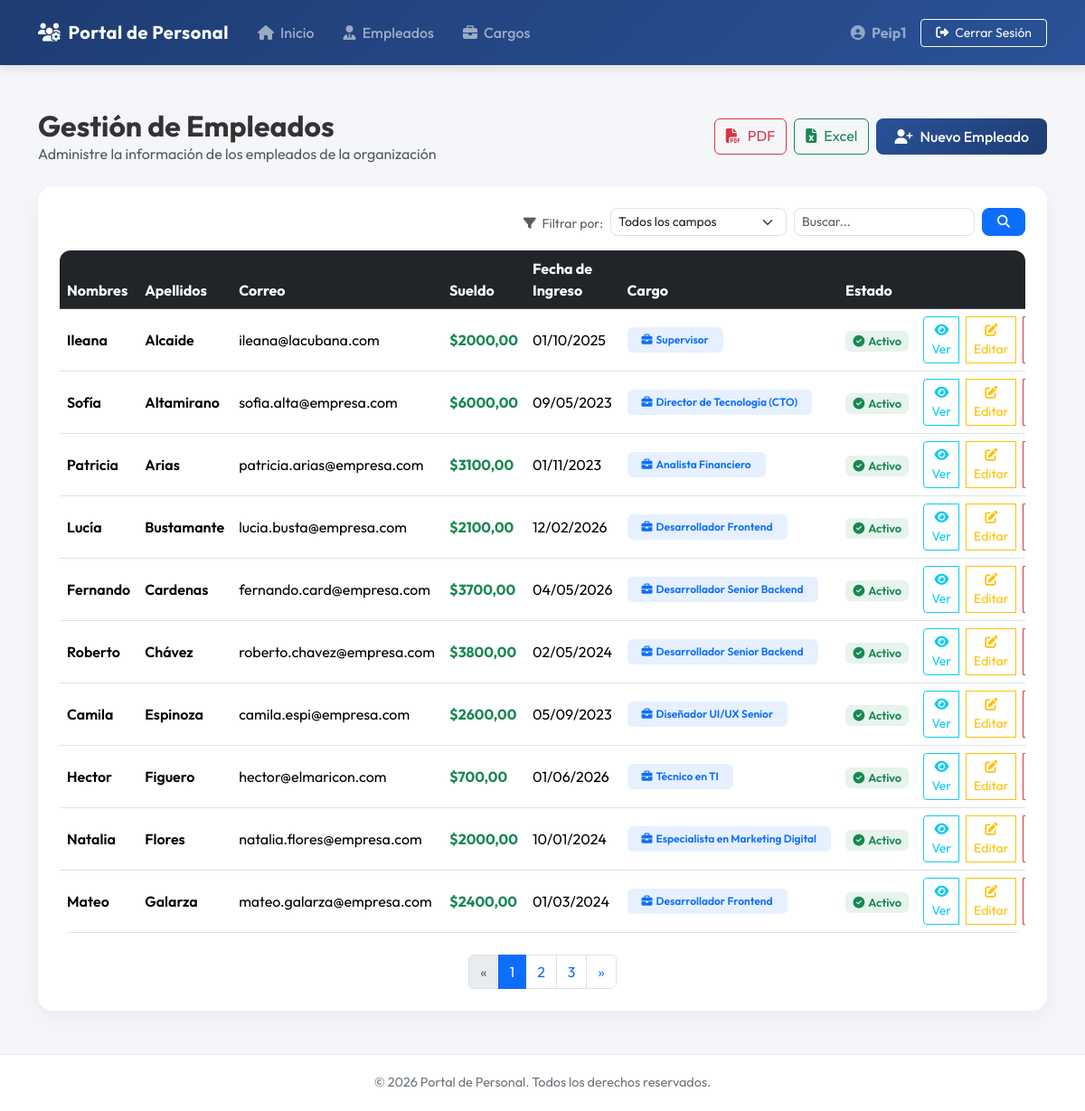
The page /empleados/ (signed in) on the database its author committed.
### employees/models.py (models this page shows, shortened)
class Employee(models.Model):
    first_name = models.CharField(max_length=100, verbose_name="Nombres")
    last_name = models.CharField(max_length=100, verbose_name="Apellidos")
    email = models.EmailField(verbose_name="Correo")
    salary = models.DecimalField(max_digits=10, decimal_places=2, verbose_name="Sueldo")
    hire_date = models.DateField(verbose_name="Fecha de Ingreso")
    position = models.ForeignKey(Position, on_delete=models.CASCADE, verbose_name="Cargo")
    is_active = models.BooleanField(default=True, verbose_name="Estado Activo")
    class Meta:
        verbose_name = "Empleado"
        verbose_name_plural = "Empleados"

class Position(models.Model):
    name = models.CharField(max_length=100, verbose_name="Nombre")
    description = models.CharField(max_length=200, blank=True, null=True, verbose_name="Descripción")
    max_salary = models.DecimalField(max_digits=10, decimal_places=2, null=True, blank=True, verbose_name="Salario Máximo")
    class Meta:
        verbose_name = "Cargo"
        verbose_name_plural = "Cargos"

### employees/views.py (the view)
# urls.py: path('empleados/', views.employee_list, name='employee_list'),
@login_required
def employee_list(request):
    if get_view_mode(request) == 'cbv':
        return EmployeeListCBV.as_view()(request)
    return employee_list_fbv(request)

### employees/views.py (called while the page is built, shortened)
@login_required
def employee_list_fbv(request):
    employees = Employee.objects.select_related('position').all().order_by('last_name')
    q = request.GET.get('q')
    field = request.GET.get('field')
    paginator = Paginator(employees, 10)
    page_number = request.GET.get('page')
    page_obj = paginator.get_page(page_number)
    return render(request, 'employees/employee_list.html', {'employees': page_obj, 'page_obj': page_obj})

def get_view_mode(request):
    return request.session.get('view_mode', 'fbv')

### employees/templates/employees/employee_list.html (shortened to what this page needs)
{% extends 'employees/base.html' %}
{% block content %}
<div class="d-flex justify-content-between align-items-center mb-4">
    <div>
        <h2 class="fw-bold mb-0">Gestión de Empleados</h2>
        <p class="text-muted mb-0">Administre la información de los empleados de la organización</p>
    </div>
    <div class="d-flex gap-2">
        <a href="{% url 'employee_report_pdf' %}" class="btn btn-outline-danger">
            <i class="fa-solid fa-file-pdf me-2"></i>PDF
        </a>
        <a href="{% url 'employee_report_excel' %}" class="btn btn-outline-success">
            <i class="fa-solid fa-file-excel me-2"></i>Excel
        </a>
        <a href="{% url 'employee_create' %}" class="btn btn-premium">
            <i class="fa-solid fa-user-plus me-2"></i>Nuevo Empleado
        </a>
    </div>
</div>
<div class="card p-4">
    <form method="get" class="row g-2 justify-content-end mb-3 align-items-center">
        <div class="col-auto">
            <span class="text-muted small"><i class="fa-solid fa-filter me-1"></i> Filtrar por:</span>
        </div>
        <div class="col-auto">
            <select name="field" class="form-select form-select-sm" style="border-radius: 8px;">
                <option value="all" {% if request.GET.field == 'all' or not request.GET.field %}selected{% endif %}>Todos los campos</option>
            </select>
        </div>
        <div class="col-auto">
            <input type="text" name="q" value="{{ request.GET.q|default:'' }}" class="form-control form-control-sm" placeholder="Buscar..." style="border-radius: 8px; width: 200px;">
        </div>
        <div class="col-auto">
            <button type="submit" class="btn btn-sm btn-primary px-3" style="border-radius: 8px;">
                <i class="fa-solid fa-magnifying-glass"></i>
            </button>
        </div>
    </form>
    <div class="table-responsive">
        <table class="table align-middle table-hover mb-0">
            <thead class="table-dark">
                <tr>
                    <th scope="col">Nombres</th>
                    <th scope="col">Apellidos</th>
                    <th scope="col">Correo</th>
                    <th scope="col">Sueldo</th>
                    <th scope="col">Fecha de Ingreso</th>
                    <th scope="col">Cargo</th>
                    <th scope="col">Estado</th>
                    <th scope="col" class="text-end">Acciones</th>
                </tr>
            </thead>
            <tbody>
                {% for employee in employees %}
                <tr>
                    <td class="fw-semibold">{{ employee.first_name }}</td>
                    <td class="fw-semibold">{{ employee.last_name }}</td>
                    <td>{{ employee.email }}</td>
                    <td class="text-success fw-bold">${{ employee.salary }}</td>
                    <td>{{ employee.hire_date|date:"d/m/Y" }}</td>
                    <td>
                        <span class="badge bg-primary bg-opacity-10 text-primary px-3 py-2 fw-semibold">
                            <i class="fa-solid fa-briefcase me-1"></i>{{ employee.position.name }}
                        </span>
                    </td>
                    <td>
                        {% if employee.is_active %}
                            <span class="badge bg-success bg-opacity-10 text-success px-2.5 py-1.5 fw-semibold" style="font-size: 0.8rem;">
                                <i class="fa-solid fa-circle-check me-1"></i>Activo
                            </span>
                        {% else %}
                            <span class="badge bg-danger bg-opacity-10 text-danger px-2.5 py-1.5 fw-semibold" style="font-size: 0.8rem;">
                                <i class="fa-solid fa-circle-xmark me-1"></i>Inactivo
                            </span>
                        {% endif %}
                    </td>
                    <td class="text-end">
                        <div class="btn-group" role="group">
                            <a href="{% url 'employee_detail' employee.pk %}" class="btn btn-sm btn-outline-info me-2" title="Ver">
                                <i class="fa-solid fa-eye"></i> Ver
                            </a>
                            <a href="{% url 'employee_edit' employee.pk %}" class="btn btn-sm btn-outline-warning me-2" title="Editar">
                                <i class="fa-solid fa-pen-to-square"></i> Editar
                            </a>
                            <a href="{% url 'employee_delete' employee.pk %}" class="btn btn-sm btn-outline-danger" title="Eliminar">
                            </a>
                        </div>
                    </td>
                </tr>
                {% endfor %}
            </tbody>
        </table>
    </div>
    {% if page_obj.has_other_pages %}
    <nav aria-label="Navegación de páginas" class="mt-4">
        <ul class="pagination justify-content-center mb-0">
            {% if page_obj.has_previous %}
                <li class="page-item">
                    <a class="page-link shadow-none" href="?page={{ page_obj.previous_page_number }}{% if request.GET.q %}&q={{ request.GET.q }}{% endif %}{% if request.GET.field %}&field={{ request.GET.field }}{% endif %}" aria-label="Anterior">
                        <span aria-hidden="true">&laquo;</span>
                    </a>
                </li>
            {% else %}
                <li class="page-item disabled">
                    <span class="page-link">&laquo;</span>
                </li>
            {% endif %}
            {% for num in page_obj.paginator.page_range %}
                {% if page_obj.number == num %}
                    <li class="page-item active"><span class="page-link bg-primary border-primary">{{ num }}</span></li>
                {% elif num > page_obj.number|add:'-3' and num < page_obj.number|add:'3' %}
                    <li class="page-item">
                        <a class="page-link shadow-none" href="?page={{ num }}{% if request.GET.q %}&q={{ request.GET.q }}{% endif %}{% if request.GET.field %}&field={{ request.GET.field }}{% endif %}">{{ num }}</a>
                    </li>
                {% endif %}
            {% endfor %}
            {% if page_obj.has_next %}
                <li class="page-item">
                    <a class="page-link shadow-none" href="?page={{ page_obj.next_page_number }}" aria-label="Siguiente">
                        <span aria-hidden="true">&raquo;</span>
                    </a>
                </li>
            {% else %}
                <li class="page-item disabled">
                    <span class="page-link">&raquo;</span>
                </li>
            {% endif %}
        </ul>
    </nav>
    {% endif %}
</div>
{% endblock %}

### employees/templates/employees/base.html (shortened to what this page needs)
{% load static %}
<!DOCTYPE html>
<html lang="es">
<head>
    <link href="https://cdn.jsdelivr.net/npm/bootstrap@5.3.2/dist/css/bootstrap.min.css" rel="stylesheet">
    <link href="https://cdnjs.cloudflare.com/ajax/libs/font-awesome/6.4.2/css/all.min.css" rel="stylesheet">
    <link href="{% static 'css/styles.css' %}" rel="stylesheet">
</head>
<body>
    <nav class="navbar navbar-expand-lg navbar-dark py-3">
        <div class="container">
            <a class="navbar-brand" href="{% if user.is_authenticated %}{% url 'home' %}{% else %}#{% endif %}">
                <i class="fa-solid fa-users-gear me-2"></i>Portal de Personal
            </a>
            <div class="collapse navbar-collapse" id="navbarNav">
                {% if user.is_authenticated %}
                <ul class="navbar-nav me-auto">
                    <li class="nav-item">
                        <a class="nav-link px-3" href="{% url 'home' %}">
                            <i class="fa-solid fa-house me-1"></i> Inicio
                        </a>
                    </li>
                    <li class="nav-item">
                        <a class="nav-link px-3" href="{% url 'employee_list' %}">
                            <i class="fa-solid fa-user-tie me-1"></i> Empleados
                        </a>
                    </li>
                    <li class="nav-item">
                        <a class="nav-link px-3" href="{% url 'position_list' %}">
                            <i class="fa-solid fa-briefcase me-1"></i> Cargos
                        </a>
                    </li>
                </ul>
                <ul class="navbar-nav ms-auto align-items-center">
                    <li class="nav-item me-3 text-white-50">
                        <i class="fa-solid fa-user-circle me-1"></i> <strong>{{ user.username }}</strong>
                    </li>
                    <li class="nav-item">
                        <a class="btn btn-sm btn-outline-light px-3 py-1.5" href="{% url 'logout' %}">
                            <i class="fa-solid fa-right-from-bracket me-1"></i> Cerrar Sesión
                        </a>
                    </li>
                </ul>
                {% endif %}
            </div>
        </div>
    </nav>
    <div class="container my-5 fade-in">
        {% block content %}{% endblock %}
    </div>
    <footer class="footer text-center">
        <div class="container">
            <p class="mb-0">© 2026 Portal de Personal. Todos los derechos reservados.</p>
        </div>
    </footer>
</body>
</html>

### templates/css/styles.css (style rules this page uses)
body { font-family: 'Outfit', sans-serif; background-color: #f4f6f9; color: #333333; min-height: 100vh; display: flex; flex-direction: column; }
.navbar { background: linear-gradient(135deg, #1e3c72 0%, #2a5298 100%); box-shadow: 0 4px 12px rgba(0,0,0,0.1); }
.navbar-brand { font-weight: 700; letter-spacing: 0.5px; }
.nav-link { font-weight: 500; transition: all 0.2s ease-in-out; }
.card { border: none; border-radius: 16px; box-shadow: 0 8px 24px rgba(0,0,0,0.05); transition: all 0.3s ease; }
.btn-premium { background: linear-gradient(135deg, #2a5298 0%, #1e3c72 100%); color: #ffffff; border: none; border-radius: 8px; font-weight: 500; padding: 8px 20px; transition: all 0.2s ease; }
.footer { margin-top: auto; background-color: #ffffff; border-top: 1px solid #e9ecef; padding: 20px 0; font-size: 0.9rem; color: #6c757d; }
.table-responsive { border-radius: 12px; overflow: hidden; }
.fade-in { animation: fadeIn 0.4s ease-out; }

### rows shown on the page
Employee: first_name "Ileana", last_name "Alcaide", email "ileana@lacubana.com", salary "2000,00", hire_date "01/10/2025", position.name "Supervisor", is_active True (drawn)
Employee: first_name "Sofía", last_name "Altamirano", email "sofia.alta@empresa.com", salary "6000,00", hire_date "09/05/2023", position.name "Director de Tecnología (CTO)", is_active True (drawn)
Employee: first_name "Patricia", last_name "Arias", email "patricia.arias@empresa.com", salary "3100,00", hire_date "01/11/2023", position.name "Analista Financiero", is_active True (drawn)
Employee: first_name "Lucía", last_name "Bustamante", email "lucia.busta@empresa.com", salary "2100,00", hire_date "12/02/2026", position.name "Desarrollador Frontend", is_active True (drawn)
Employee: first_name "Fernando", last_name "Cardenas", email "fernando.card@empresa.com", salary "3700,00", hire_date "04/05/2026", position.name "Desarrollador Senior Backend", is_active True (drawn)
Employee: first_name "Roberto", last_name "Chávez", email "roberto.chavez@empresa.com", salary "3800,00", hire_date "02/05/2024", position.name "Desarrollador Senior Backend", is_active True (drawn)
Employee: first_name "Camila", last_name "Espinoza", email "camila.espi@empresa.com", salary "2600,00", hire_date "05/09/2023", position.name "Diseñador UI/UX Senior", is_active True (drawn)
Employee: first_name "Hector", last_name "Figuero", email "hector@elmaricon.com", salary "700,00", hire_date "01/06/2026", position.name "Técnico en TI", is_active True (drawn)
Employee: first_name "Natalia", last_name "Flores", email "natalia.flores@empresa.com", salary "2000,00", hire_date "10/01/2024", position.name "Especialista en Marketing Digital", is_active True (drawn)
Employee: first_name "Mateo", last_name "Galarza", email "mateo.galarza@empresa.com", salary "2400,00", hire_date "01/03/2024", position.name "Desarrollador Frontend", is_active True (drawn)

### other values the page prints
{{ user.username }} "Peip1"
{{ num }} "1"
{{ num }} "2" "3"
